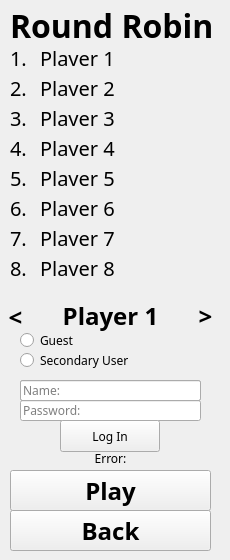
<?xml version="1.0" encoding="UTF-8"?>
<ui version="4.0">
 <class>Form</class>
 <widget class="QWidget" name="Form">
  <property name="geometry">
   <rect>
    <x>0</x>
    <y>0</y>
    <width>230</width>
    <height>560</height>
   </rect>
  </property>
  <property name="windowTitle">
   <string>Form</string>
  </property>
  <widget class="QLabel" name="titleLabel">
   <property name="geometry">
    <rect>
     <x>10</x>
     <y>10</y>
     <width>201</width>
     <height>31</height>
    </rect>
   </property>
   <property name="font">
    <font>
     <family>Fira Code</family>
     <pointsize>24</pointsize>
     <bold>true</bold>
    </font>
   </property>
   <property name="text">
    <string>Round Robin</string>
   </property>
  </widget>
  <widget class="QLabel" name="playerLogInLabel">
   <property name="geometry">
    <rect>
     <x>30</x>
     <y>300</y>
     <width>161</width>
     <height>31</height>
    </rect>
   </property>
   <property name="font">
    <font>
     <family>Fira Code</family>
     <pointsize>18</pointsize>
     <bold>true</bold>
    </font>
   </property>
   <property name="text">
    <string>Player 1</string>
   </property>
   <property name="alignment">
    <set>Qt::AlignCenter</set>
   </property>
  </widget>
  <widget class="QRadioButton" name="guestRadioButton">
   <property name="geometry">
    <rect>
     <x>20</x>
     <y>330</y>
     <width>181</width>
     <height>20</height>
    </rect>
   </property>
   <property name="font">
    <font>
     <family>Fira Code</family>
    </font>
   </property>
   <property name="text">
    <string>Guest</string>
   </property>
  </widget>
  <widget class="QRadioButton" name="secondaryUserButton">
   <property name="geometry">
    <rect>
     <x>20</x>
     <y>350</y>
     <width>181</width>
     <height>20</height>
    </rect>
   </property>
   <property name="font">
    <font>
     <family>Fira Code</family>
    </font>
   </property>
   <property name="text">
    <string>Secondary User</string>
   </property>
  </widget>
  <widget class="QLabel" name="cycleRightButton">
   <property name="geometry">
    <rect>
     <x>190</x>
     <y>300</y>
     <width>31</width>
     <height>31</height>
    </rect>
   </property>
   <property name="font">
    <font>
     <family>Fira Code</family>
     <pointsize>18</pointsize>
     <bold>true</bold>
    </font>
   </property>
   <property name="text">
    <string>&gt;</string>
   </property>
   <property name="alignment">
    <set>Qt::AlignCenter</set>
   </property>
  </widget>
  <widget class="QLabel" name="cycleLeftButton">
   <property name="geometry">
    <rect>
     <x>0</x>
     <y>300</y>
     <width>31</width>
     <height>31</height>
    </rect>
   </property>
   <property name="font">
    <font>
     <family>Fira Code</family>
     <pointsize>18</pointsize>
     <bold>true</bold>
    </font>
   </property>
   <property name="text">
    <string>&lt;</string>
   </property>
   <property name="alignment">
    <set>Qt::AlignCenter</set>
   </property>
  </widget>
  <widget class="QLineEdit" name="usernameInput">
   <property name="geometry">
    <rect>
     <x>20</x>
     <y>380</y>
     <width>181</width>
     <height>21</height>
    </rect>
   </property>
   <property name="font">
    <font>
     <family>Fira Code</family>
     <fontweight>Light</fontweight>
    </font>
   </property>
   <property name="placeholderText">
    <string>Username:</string>
   </property>
  </widget>
  <widget class="QLineEdit" name="passwordInput">
   <property name="geometry">
    <rect>
     <x>20</x>
     <y>400</y>
     <width>181</width>
     <height>21</height>
    </rect>
   </property>
   <property name="font">
    <font>
     <family>Fira Code</family>
     <fontweight>Light</fontweight>
    </font>
   </property>
   <property name="echoMode">
    <enum>QLineEdit::Password</enum>
   </property>
   <property name="placeholderText">
    <string>Password:</string>
   </property>
  </widget>
  <widget class="QLineEdit" name="guestNameInput">
   <property name="geometry">
    <rect>
     <x>20</x>
     <y>380</y>
     <width>181</width>
     <height>21</height>
    </rect>
   </property>
   <property name="font">
    <font>
     <family>Fira Code</family>
     <fontweight>Light</fontweight>
    </font>
   </property>
   <property name="placeholderText">
    <string>Name:</string>
   </property>
  </widget>
  <widget class="QPushButton" name="logInButton">
   <property name="geometry">
    <rect>
     <x>60</x>
     <y>420</y>
     <width>100</width>
     <height>32</height>
    </rect>
   </property>
   <property name="font">
    <font>
     <family>Fira Code</family>
    </font>
   </property>
   <property name="text">
    <string>Log In</string>
   </property>
  </widget>
  <widget class="QLabel" name="errorLabel">
   <property name="geometry">
    <rect>
     <x>10</x>
     <y>450</y>
     <width>201</width>
     <height>16</height>
    </rect>
   </property>
   <property name="font">
    <font>
     <family>Fira Code</family>
    </font>
   </property>
   <property name="text">
    <string>Error:</string>
   </property>
   <property name="alignment">
    <set>Qt::AlignCenter</set>
   </property>
  </widget>
  <widget class="QPushButton" name="playButton">
   <property name="geometry">
    <rect>
     <x>10</x>
     <y>470</y>
     <width>201</width>
     <height>41</height>
    </rect>
   </property>
   <property name="font">
    <font>
     <family>Fira Code</family>
     <pointsize>18</pointsize>
     <bold>true</bold>
    </font>
   </property>
   <property name="text">
    <string>Play</string>
   </property>
  </widget>
  <widget class="QPushButton" name="backButton">
   <property name="geometry">
    <rect>
     <x>10</x>
     <y>510</y>
     <width>201</width>
     <height>41</height>
    </rect>
   </property>
   <property name="font">
    <font>
     <family>Fira Code</family>
     <pointsize>18</pointsize>
     <bold>true</bold>
    </font>
   </property>
   <property name="text">
    <string>Back</string>
   </property>
  </widget>
  <widget class="QLabel" name="oneLabel">
   <property name="geometry">
    <rect>
     <x>10</x>
     <y>50</y>
     <width>16</width>
     <height>16</height>
    </rect>
   </property>
   <property name="font">
    <font>
     <family>Fira Code</family>
     <pointsize>15</pointsize>
    </font>
   </property>
   <property name="text">
    <string>1.</string>
   </property>
  </widget>
  <widget class="QLabel" name="twoLabel">
   <property name="geometry">
    <rect>
     <x>10</x>
     <y>80</y>
     <width>16</width>
     <height>16</height>
    </rect>
   </property>
   <property name="font">
    <font>
     <family>Fira Code</family>
     <pointsize>15</pointsize>
    </font>
   </property>
   <property name="text">
    <string>2.</string>
   </property>
  </widget>
  <widget class="QLabel" name="threeLabel">
   <property name="geometry">
    <rect>
     <x>10</x>
     <y>110</y>
     <width>16</width>
     <height>16</height>
    </rect>
   </property>
   <property name="font">
    <font>
     <family>Fira Code</family>
     <pointsize>15</pointsize>
    </font>
   </property>
   <property name="text">
    <string>3.</string>
   </property>
  </widget>
  <widget class="QLabel" name="fourLabel">
   <property name="geometry">
    <rect>
     <x>10</x>
     <y>140</y>
     <width>16</width>
     <height>16</height>
    </rect>
   </property>
   <property name="font">
    <font>
     <family>Fira Code</family>
     <pointsize>15</pointsize>
    </font>
   </property>
   <property name="text">
    <string>4.</string>
   </property>
  </widget>
  <widget class="QLabel" name="fiveLabel">
   <property name="geometry">
    <rect>
     <x>10</x>
     <y>170</y>
     <width>16</width>
     <height>16</height>
    </rect>
   </property>
   <property name="font">
    <font>
     <family>Fira Code</family>
     <pointsize>15</pointsize>
    </font>
   </property>
   <property name="text">
    <string>5.</string>
   </property>
  </widget>
  <widget class="QLabel" name="sixLabel">
   <property name="geometry">
    <rect>
     <x>10</x>
     <y>200</y>
     <width>16</width>
     <height>16</height>
    </rect>
   </property>
   <property name="font">
    <font>
     <family>Fira Code</family>
     <pointsize>15</pointsize>
    </font>
   </property>
   <property name="text">
    <string>6.</string>
   </property>
  </widget>
  <widget class="QLabel" name="sevenLabel">
   <property name="geometry">
    <rect>
     <x>10</x>
     <y>230</y>
     <width>16</width>
     <height>16</height>
    </rect>
   </property>
   <property name="font">
    <font>
     <family>Fira Code</family>
     <pointsize>15</pointsize>
    </font>
   </property>
   <property name="text">
    <string>7.</string>
   </property>
  </widget>
  <widget class="QLabel" name="eightLabel">
   <property name="geometry">
    <rect>
     <x>10</x>
     <y>260</y>
     <width>16</width>
     <height>16</height>
    </rect>
   </property>
   <property name="font">
    <font>
     <family>Fira Code</family>
     <pointsize>15</pointsize>
    </font>
   </property>
   <property name="text">
    <string>8.</string>
   </property>
  </widget>
  <widget class="QLabel" name="player1Label">
   <property name="geometry">
    <rect>
     <x>40</x>
     <y>50</y>
     <width>161</width>
     <height>16</height>
    </rect>
   </property>
   <property name="font">
    <font>
     <family>Fira Code</family>
     <pointsize>15</pointsize>
    </font>
   </property>
   <property name="text">
    <string>Player 1</string>
   </property>
  </widget>
  <widget class="QLabel" name="player2Label">
   <property name="geometry">
    <rect>
     <x>40</x>
     <y>80</y>
     <width>161</width>
     <height>16</height>
    </rect>
   </property>
   <property name="font">
    <font>
     <family>Fira Code</family>
     <pointsize>15</pointsize>
    </font>
   </property>
   <property name="text">
    <string>Player 2</string>
   </property>
  </widget>
  <widget class="QLabel" name="player3Label">
   <property name="geometry">
    <rect>
     <x>40</x>
     <y>110</y>
     <width>161</width>
     <height>16</height>
    </rect>
   </property>
   <property name="font">
    <font>
     <family>Fira Code</family>
     <pointsize>15</pointsize>
    </font>
   </property>
   <property name="text">
    <string>Player 3</string>
   </property>
  </widget>
  <widget class="QLabel" name="player4Label">
   <property name="geometry">
    <rect>
     <x>40</x>
     <y>140</y>
     <width>161</width>
     <height>16</height>
    </rect>
   </property>
   <property name="font">
    <font>
     <family>Fira Code</family>
     <pointsize>15</pointsize>
    </font>
   </property>
   <property name="text">
    <string>Player 4</string>
   </property>
  </widget>
  <widget class="QLabel" name="player5Label">
   <property name="geometry">
    <rect>
     <x>40</x>
     <y>170</y>
     <width>161</width>
     <height>16</height>
    </rect>
   </property>
   <property name="font">
    <font>
     <family>Fira Code</family>
     <pointsize>15</pointsize>
    </font>
   </property>
   <property name="text">
    <string>Player 5</string>
   </property>
  </widget>
  <widget class="QLabel" name="player6Label">
   <property name="geometry">
    <rect>
     <x>40</x>
     <y>200</y>
     <width>161</width>
     <height>16</height>
    </rect>
   </property>
   <property name="font">
    <font>
     <family>Fira Code</family>
     <pointsize>15</pointsize>
    </font>
   </property>
   <property name="text">
    <string>Player 6</string>
   </property>
  </widget>
  <widget class="QLabel" name="player7Label">
   <property name="geometry">
    <rect>
     <x>40</x>
     <y>230</y>
     <width>161</width>
     <height>16</height>
    </rect>
   </property>
   <property name="font">
    <font>
     <family>Fira Code</family>
     <pointsize>15</pointsize>
    </font>
   </property>
   <property name="text">
    <string>Player 7</string>
   </property>
  </widget>
  <widget class="QLabel" name="player8Label">
   <property name="geometry">
    <rect>
     <x>40</x>
     <y>260</y>
     <width>161</width>
     <height>16</height>
    </rect>
   </property>
   <property name="font">
    <font>
     <family>Fira Code</family>
     <pointsize>15</pointsize>
    </font>
   </property>
   <property name="text">
    <string>Player 8</string>
   </property>
  </widget>
 </widget>
 <resources/>
 <connections/>
</ui>
